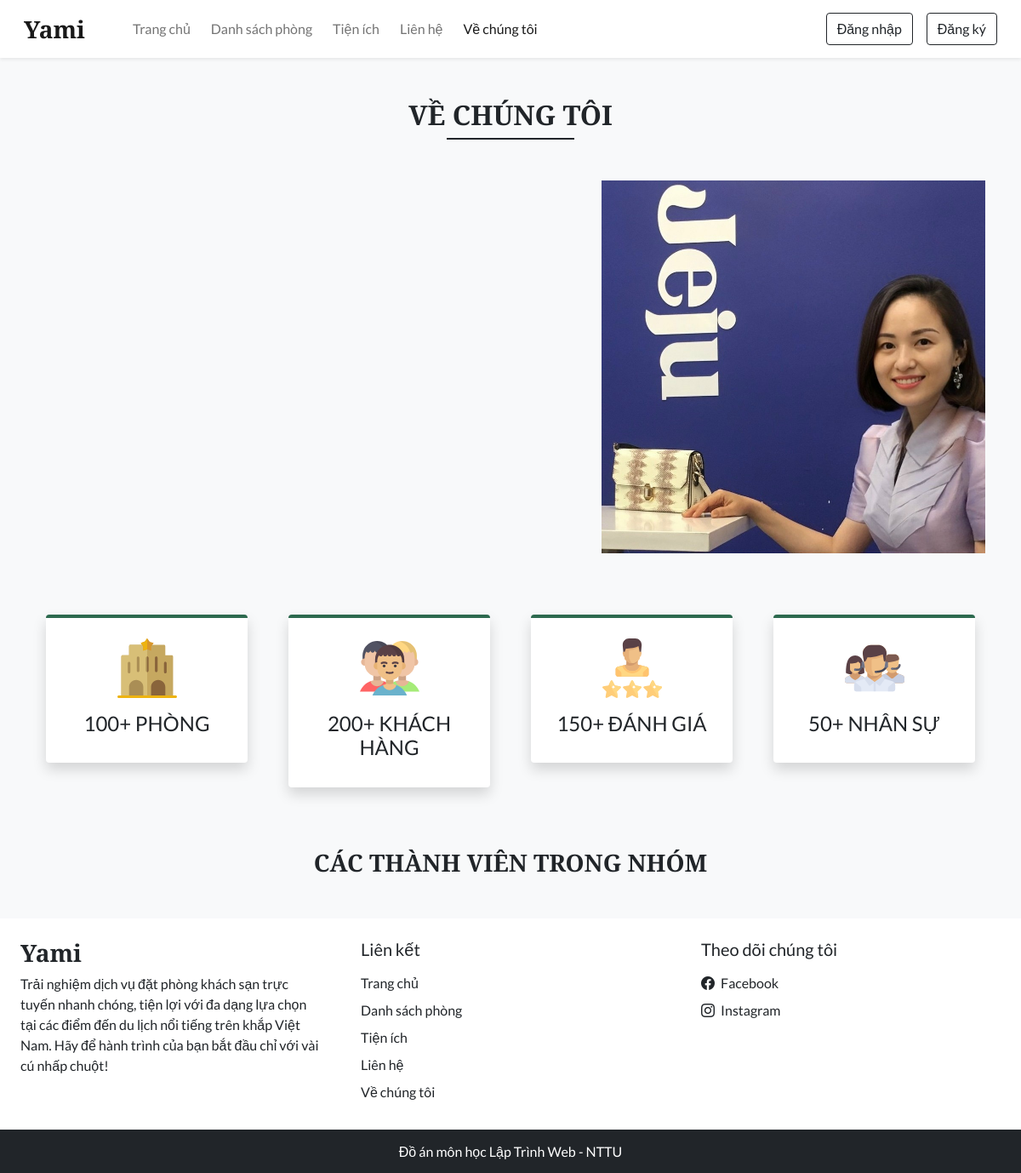
Page /about.php on the committed database.
### tables this page shows
CREATE TABLE `settings` (
  `sr_no` int(11) NOT NULL,
  `site_title` varchar(50) NOT NULL,
  `site_about` varchar(250) NOT NULL,
  `shutdown` tinyint(1) NOT NULL
);

### admin/inc/db_config.php (called while the page is built, shortened)
<?php
  function select($sql, $values, $datatypes) {
    $con = $GLOBALS['con'];
    if($stmt = mysqli_prepare($con, $sql)){
      mysqli_stmt_bind_param($stmt, $datatypes, ...$values);
      if(mysqli_stmt_execute($stmt)){
        $res = mysqli_stmt_get_result($stmt);
        return $res;
      }
      else{
        mysqli_stmt_close($stmt);
        die("Query cannot be executed - Execute");
      }
    }
    else{
      die("Query cannot be executed - Select");
    }
  }
?>

### about.php (the view, shortened to what this page needs)
<!DOCTYPE html>
<html lang="en">
<head>
  <link  rel="stylesheet" href="https://unpkg.com/swiper@7/swiper-bundle.min.css">
  <?php require('inc/links.php'); ?>
</head>
<body class="bg-light">
  <?php require('inc/header.php'); ?>
  <div class="my-5 px-4">
    <h2 class="fw-bold h-font text-center">VỀ CHÚNG TÔI</h2>
    <div class="h-line bg-dark"></div>
  </div>
  <div class="container">
    <div class="row justify-content-between align-items-center">
      <div class="col-lg-5 col-md-5 mb-4 order-lg-2 order-md-2 order-1">
        <img src="images/about/about.jpg" class="w-100">
      </div>
    </div>
  </div>
  <div class="container mt-5">
    <div class="row">
      <div class="col-lg-3 col-md-6 mb-4 px-4">
        <div class="bg-white rounded shadow p-4 border-top border-4 text-center box">
          <img src="images/about/hotel.svg" width="70px">
          <h4 class="mt-3">100+ PHÒNG</h4>
        </div>
      </div>
      <div class="col-lg-3 col-md-6 mb-4 px-4">
        <div class="bg-white rounded shadow p-4 border-top border-4 text-center box">
          <img src="images/about/customers.svg" width="70px">
          <h4 class="mt-3">200+ KHÁCH HÀNG</h4>
        </div>
      </div>
      <div class="col-lg-3 col-md-6 mb-4 px-4">
        <div class="bg-white rounded shadow p-4 border-top border-4 text-center box">
          <img src="images/about/rating.svg" width="70px">
          <h4 class="mt-3">150+ ĐÁNH GIÁ</h4>
        </div>
      </div>
      <div class="col-lg-3 col-md-6 mb-4 px-4">
        <div class="bg-white rounded shadow p-4 border-top border-4 text-center box">
          <img src="images/about/staff.svg" width="70px">
          <h4 class="mt-3">50+ NHÂN SỰ</h4>
        </div>
      </div>
    </div>
  </div>
  <h3 class="my-5 fw-bold h-font text-center">CÁC THÀNH VIÊN TRONG NHÓM</h3>
  <?php require('inc/footer.php'); ?>
</body>
</html>

### inc/header.php (shortened to what this page needs)
<nav id="nav-bar" class="navbar navbar-expand-lg navbar-light bg-white px-lg-3 py-lg-2 shadow-sm sticky-top">
  <div class="container-fluid">
    <a class="navbar-brand me-5 fw-bold fs-3 h-font" href="index.php"><?php echo $settings_r['site_title'] ?></a>
    <div class="collapse navbar-collapse" id="navbarSupportedContent">
      <ul class="navbar-nav me-auto mb-2 mb-lg-0">
        <li class="nav-item">
          <a class="nav-link me-2" href="index.php">Trang chủ</a>
        </li>
        <li class="nav-item">
          <a class="nav-link me-2" href="rooms.php">Danh sách phòng</a>
        </li>
        <li class="nav-item">
          <a class="nav-link me-2" href="facilities.php">Tiện ích</a>
        </li>
        <li class="nav-item">
          <a class="nav-link me-2" href="contact.php">Liên hệ</a>
        </li>
        <li class="nav-item">
          <a class="nav-link" href="about.php">Về chúng tôi</a>
        </li>
      </ul>
      <div class="d-flex">
        <?php
          if(isset($_SESSION['login']) && $_SESSION['login']==true)
          {
            $path = USERS_IMG_PATH;
            echo<<<data
              <div class="btn-group">
                <button type="button" class="btn btn-outline-dark shadow-none dropdown-toggle" data-bs-toggle="dropdown" data-bs-display="static" aria-expanded="false">
                  <img src="$path$_SESSION[uPic]" style="width: 25px; height: 25px;" class="me-1 rounded-circle">
                  $_SESSION[uName]
                </button>
                <ul class="dropdown-menu dropdown-menu-lg-end">
                  <li><a class="dropdown-item" href="profile.php">Hồ sơ cá nhân</a></li>
                  <li><a class="dropdown-item" href="bookings.php">Lịch sử đặt phòng</a></li>
                  <li><a class="dropdown-item" href="logout.php">Đăng xuất</a></li>
                </ul>
              </div>
            data;
          }
          else
          {
            echo<<<data
              <button type="button" class="btn btn-outline-dark shadow-none me-lg-3 me-2" data-bs-toggle="modal" data-bs-target="#loginModal">
                Đăng nhập
              </button>
              <button type="button" class="btn btn-outline-dark shadow-none" data-bs-toggle="modal" data-bs-target="#registerModal">
                Đăng ký
              </button>
            data;
          }
        ?>
      </div>
    </div>
  </div>
</nav>

### inc/footer.php (shortened to what this page needs)
<div class="container-fluid bg-white mt-5">
  <div class="row">
    <div class="col-lg-4 p-4">
      <h3 class="h-font fw-bold fs-3 mb-2"><?php echo $settings_r['site_title'] ?></h3>
      <p>
        <?php echo $settings_r['site_about'] ?>
      </p>
    </div>
    <div class="col-lg-4 p-4">
      <h5 class="mb-3">Liên kết</h5>
      <a href="index.php" class="d-inline-block mb-2 text-dark text-decoration-none">Trang chủ</a> <br>
      <a href="rooms.php" class="d-inline-block mb-2 text-dark text-decoration-none">Danh sách phòng</a> <br>
      <a href="facilities.php" class="d-inline-block mb-2 text-dark text-decoration-none">Tiện ích</a> <br>
      <a href="contact.php" class="d-inline-block mb-2 text-dark text-decoration-none">Liên hệ</a> <br>
      <a href="about.php" class="d-inline-block mb-2 text-dark text-decoration-none">Về chúng tôi</a>
    </div>
    <div class="col-lg-4 p-4">
        <h5 class="mb-3">Theo dõi chúng tôi</h5>
        <a href="<?php echo $contact_r['fb'] ?>" class="d-inline-block text-dark text-decoration-none mb-2">
          <i class="bi bi-facebook me-1"></i> Facebook
        </a><br>
        <a href="<?php echo $contact_r['insta'] ?>" class="d-inline-block text-dark text-decoration-none">
          <i class="bi bi-instagram me-1"></i> Instagram
        </a><br>
    </div>
  </div>
</div>
<h6 class="text-center bg-dark text-white p-3 m-0">Đồ án môn học Lập Trình Web - NTTU</h6>

### css/common.css (style rules this page uses)
:root { --teal: #2D6A4F; --teal_hover: #2D6A4F; }
* { font-family: 'Lato', sans-serif; }
.h-font { font-family: 'Merriweather', serif; }
.h-line { width: 150px; margin: 0 auto; height: 1.7px; }

### about.php (style rules this page uses)
.box { border-top-color: var(--teal) !important; }

### rows in the picture
settings: site_title "Yami", site_about "Trải nghiệm dịch vụ đặt phòng khách sạn trực tuyến nhanh chóng, tiện lợi với đa dạng lựa chọn tại các điểm đến du lịch nổi tiếng trên khắp Việt Nam. Hãy để hành trình của bạn bắt đầu chỉ với vài cú nhấp chuột!"
